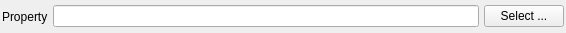
<?xml version="1.0" encoding="UTF-8"?>
<ui version="4.0">
 <class>InputFileWidget</class>
 <widget class="QWidget" name="InputFileWidget">
  <property name="geometry">
   <rect>
    <x>0</x>
    <y>0</y>
    <width>566</width>
    <height>33</height>
   </rect>
  </property>
  <property name="windowTitle">
   <string>InputFileWidget</string>
  </property>
  <layout class="QHBoxLayout" name="horizontalLayout">
   <property name="spacing">
    <number>5</number>
   </property>
   <property name="leftMargin">
    <number>2</number>
   </property>
   <property name="topMargin">
    <number>2</number>
   </property>
   <property name="rightMargin">
    <number>2</number>
   </property>
   <property name="bottomMargin">
    <number>2</number>
   </property>
   <item>
    <widget class="QLabel" name="inputFileWidgetLabel">
     <property name="text">
      <string>Property</string>
     </property>
    </widget>
   </item>
   <item>
    <widget class="QLineEdit" name="value"/>
   </item>
   <item>
    <widget class="QPushButton" name="selectBtn">
     <property name="text">
      <string>Select ...</string>
     </property>
    </widget>
   </item>
  </layout>
 </widget>
 <resources/>
 <connections/>
</ui>
